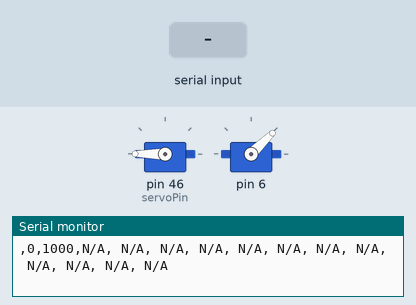
Simulated run of this sketch. Board: Arduino Mega 2560, built with avr-gcc and run on an emulated ATmega2560. Shown: 2 × servo, the last lines printed to the serial monitor. The inputs (shaded band) are chosen by the test bench. Servo pulses on a pin are drawn as a servo (544–2400 µs = 0–180°).

Above: at 4.2 s.
4.3 s: "1,90\n" received over Serial
At 5.35 s:
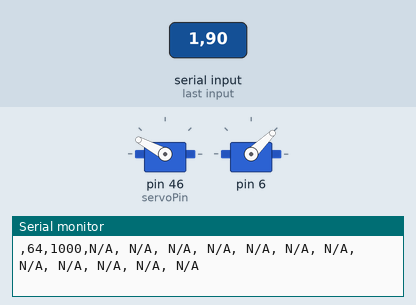
7.3 s: byte 221 (0xDD) received over Serial
At 10.35 s:
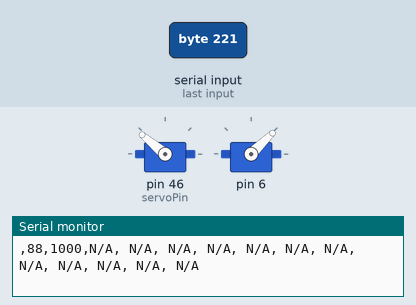
Timing chart, 0 to 16.3 s (numbered marks = the images above; inputs shaded):
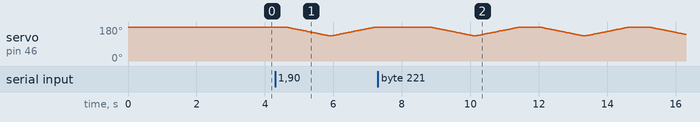

The sketch:

ThrustTest.ino
```cpp
/**
 * This program controls an EDF (Electric Ducted Fan) via an ESC and a thrust-vectoring servo.
 * It allows for user control via the Serial Monitor, provides automatic servo sweeping for testing,
 * reads/prints ESC telemetry data, and listens for external data on a hardware serial port.
 * Data is printed on a fixed interval (100ms).
 *
 * Hardware: Arduino Mega 2560
 * Servo PWM Output: Pin 46 (Timer5)
 * ESC PWM Output:   Pin 6 (Timer4)
 * ESC Telemetry Input: Serial1 (Pin 19 - RX1)
 * External Data Input: Serial2 (Pin 17 - RX2)
 */

// --- Global Variables (Allowed since it's a single-file application) ---
String labviewData = "";
// Holds the last COMPLETE data packet
String labviewDataBuffer = ""; // Builds the incoming data packet
char c;
//variable to read each byte of data from serial2 port.

// --- Servo Configuration ---
const int homePositionAngle = 0;
// The "parking" spot for the servo when motion is stopped.
const int maxSweepAngle = 80;
// This is the upper limit for the automatic sweep.
int servoPin = 46;
// PWM output pin for the servo.

// --- Servo State Variables ---
int angle = homePositionAngle;
// The servo's current angle, starting at the home position.
bool isMoving = false;
// Tracks if the servo is in automatic sweeping motion.
bool isReturning = false;
// Tracks if the servo is returning to its home position.
int direction = 1;
// Direction starts at 1 (moving up).

// --- Servo Timing Control Variables ---
unsigned long lastUpdateTime = 0;      // Stores the last time the servo was updated.
const int updateInterval = 20;         // Time between servo updates in ms (50Hz).

// --- ESC & Telemetry Configuration ---
uint16_t throttlePulse = 1000;
// Current PWM pulse width for the ESC in microseconds.
bool inPacket = false;
// Flag to track receipt of a telemetry packet.
uint8_t packet[32];                // Buffer to store incoming ESC telemetry packet data.
uint8_t index = 0;                 // Index for the telemetry packet buffer.
// --- Timing for Data Printing ---
unsigned long previousMillis = 0; // Stores the last time data was printed.
const long printInterval = 100;   // Interval at which to print data (in milliseconds).

// --- Function Prototypes ---
void setupESCPWM();
void setThrottlePulse(uint16_t pulse_us);
void setupServoTimer();
void setServoAngle(int servoAngle);
void printData();


//================================================================================
//  SETUP
//================================================================================
void setup() {
  // --- Initialize Serial Communication ---
  Serial.begin(115200);
// For user commands and telemetry output.
  Serial1.begin(115200); // For ESC telemetry input.
  Serial2.begin(9600);   // For external data.
  // --- Initialize Timers ---
  setupServoTimer(); // Configure Timer5 for Servo PWM.
  setupESCPWM();     // Configure Timer4 for ESC PWM.
  // --- Set Initial Positions ---
  setServoAngle(angle); // Command the servo to its initial home position.
  // --- Arm ESC ---
  setThrottlePulse(throttlePulse); // Send the 1000us arming signal.
  Serial.println("--- System Initialized ---");
  Serial.println("Commands:");
  Serial.println("  '1,1150' -> Start servo motion & set PWM to 1150us");
  Serial.println("  '0,1100' -> Stop servo motion & set PWM to 1100us");
  Serial.println("  '1150'   -> Set PWM to 1150us only");
  Serial.println("--------------------------");
  Serial.println("Arming ESC with 1000us signal. Waiting 3 seconds...");
  delay(3000); // This delay is acceptable as it only runs once in setup().
  Serial.println("System ready. Enter commands.");
}

//================================================================================
//  MAIN LOOP
//================================================================================
void loop() {
  // --- 1. Check for User Input ---
  if (Serial.available() > 0) {
    String input = Serial.readStringUntil('\n');
    input.trim();

    int commaIndex = input.indexOf(',');
    if (commaIndex != -1) {
      String servoCmdStr = input.substring(0, commaIndex);
      String pwmCmdStr = input.substring(commaIndex + 1);
      int servoCommand = servoCmdStr.toInt();
      int pulse = pwmCmdStr.toInt();
      if (servoCommand == 1) {
        isMoving = true;
        isReturning = false;
        // Serial.println("Servo motion: STARTED.");
      } else if (servoCommand == 0) {
        isMoving = false;
        isReturning = true;
        // Serial.print("Servo motion: STOPPING... returning to ");
        // Serial.print(homePositionAngle);
        // Serial.println(" degrees.");
      }

      if (pulse >= 1000 && pulse <= 2000) {
        throttlePulse = pulse;
        setThrottlePulse(throttlePulse);
        // Serial.print("PWM pulse set to: ");
        // Serial.print(throttlePulse);
        // Serial.println(" us");
      } else {
        Serial.println("Invalid PWM value. Must be between 1000 and 2000.");
      }
    } else {
      int pulse = input.toInt();
      if (pulse >= 1000 && pulse <= 2000) {
        throttlePulse = pulse;
        setThrottlePulse(throttlePulse);
        // Serial.print("PWM pulse set to: ");
        // Serial.print(throttlePulse);
        // Serial.println(" us");
      } else {
        Serial.println("Invalid input. Enter a value or command like '1,1100'.");
      }
    }
  }

  // --- 2. Handle Servo Motion (with timing control) ---
  if (millis() - lastUpdateTime >= updateInterval) {
    lastUpdateTime = millis(); // Reset the timer

    if (isMoving) {
      if (angle >= maxSweepAngle) {
        direction = -1; // Move down
      } else if (angle <= homePositionAngle) {
        direction = 1;  // Move up
      }
      angle = angle + direction;
      setServoAngle(angle);
    } else if (isReturning) {
      if (angle > homePositionAngle) {
        angle--;
        setServoAngle(angle);
      } else {
        isReturning = false;
        // Serial.print("Servo motion: STOPPED at ");
        // Serial.print(homePositionAngle);
        // Serial.println(" degrees.");
      }
    }
  }

  // --- 3. Process ESC Telemetry ---
  while (Serial1.available()) {
    uint8_t b = Serial1.read();
    if (!inPacket) {
      if (b == 0xDD) {
        inPacket = true;
        index = 0;
        packet[index++] = b;
      }
    } else {
      packet[index++] = b;
      if (index == 32) {
        inPacket = false;
      }
    }
  }

  // --- 4. Process LabVIEW Data ---
  while (Serial2.available() > 0) {
    c = Serial2.read();
    if (c == '\n') {
      // A complete line has been received.
      // Copy the complete line from the buffer for printing.
      labviewData = labviewDataBuffer;
      // Clear the buffer to get ready for the next line.
      labviewDataBuffer = "";
    } else {
      // Still receiving, add the character to the buffer.
      labviewDataBuffer += c;
    }
  }

  // --- 5. Print All Data Periodically ---
  unsigned long currentMillis = millis();
  if (currentMillis - previousMillis >= printInterval) {
    previousMillis = currentMillis;
    // Save the last time you printed data
    printData();
  }

}

//================================================================================
//  HELPER FUNCTIONS
//================================================================================

/**
 * Prints all sensor and state data to the Serial Monitor.
 */
void printData() {
  // Print the last received LabVIEW data.
  labviewData.trim();
  Serial.print(labviewData);
  Serial.print(",");
  // Print servo angle (always available).
  int scaledAngle = round(angle / (float)maxSweepAngle * 100.0);
  Serial.print(scaledAngle);
  Serial.print(",");
  // Print current throttle pulse (always available).
  Serial.print(throttlePulse);
  Serial.print(",");

  // Check if ESC telemetry data is valid.
  if (packet[0] == 0xDD) {
    // --- Parse and Print ESC Telemetry ---
    uint16_t voltageRaw = ((uint16_t)packet[3] << 8) |
      packet[4];
    float voltage = voltageRaw / 10.0;
    uint16_t currentRaw = ((uint16_t)packet[5] << 8) | packet[6];
    float current = currentRaw;
    uint8_t throttleIn = packet[7];
    uint16_t rpmRaw = ((uint16_t)packet[8] << 8) | packet[9];
    float rpm = (float)rpmRaw*2.5;
    uint8_t mosTemp = packet[10];
    uint8_t motorTemp = packet[11];
    uint8_t throttleOut = packet[12];
    uint16_t state = ((uint16_t)packet[13] << 8) | packet[14];
    uint16_t mahUsed = ((uint16_t)packet[15] << 8) | packet[16];
    uint8_t uartThrottle = packet[17];
    uint8_t canThrottle = packet[18];
    float becVoltage = packet[19] / 10.0;

    Serial.print(voltage);
    Serial.print(",");
    Serial.print(current);
    Serial.print(",");
    Serial.print(throttleIn);
    Serial.print(",");
    Serial.print(rpm);
    Serial.print(",");
    Serial.print(mosTemp);
    Serial.print(",");
    Serial.print(motorTemp);
    Serial.print(",");
    Serial.print(throttleOut);
    Serial.print(",");
    Serial.print(state, HEX);
    Serial.print(",");
    Serial.print(mahUsed);
    Serial.print(",");
    Serial.print(uartThrottle);
    Serial.print(",");
    Serial.print(canThrottle);
    Serial.print(",");
    Serial.println(becVoltage);
  } else {
    // Print placeholders for all ESC values if data is not available.
    Serial.println("N/A, N/A, N/A, N/A, N/A, N/A, N/A, N/A, N/A, N/A, N/A, N/A");
  }
}

/**
 * Configures Timer5 for 50Hz servo PWM on pin 46.
 */
void setupServoTimer() {
  DDRL |= (1 << PL3);
  // Set pin 46 (PL3) as an output.
  TCCR5A = 0; TCCR5B = 0; TCNT5 = 0;
  // Reset timer registers.
  ICR5 = 39999;                        // Set TOP value for 50Hz PWM.
  TCCR5A = (1 << COM5A1) |
    (1 << WGM51); // Fast PWM mode 14, non-inverting.
  TCCR5B = (1 << WGM53) | (1 << WGM52) |
    (1 << CS51); // Set prescaler to 8 and start timer.
}

/**
 * Calculates and sets the servo pulse width based on angle.
 * servoAngle The desired angle, from 0 to 270 degrees.
 */
void setServoAngle(int servoAngle) {
  // 0 degrees -> 2500µs, 270 degrees -> 500µs, due to gear coupling
  long pulse_us = map(servoAngle, 0, 270, 2500, 500);
  // Convert pulse width (µs) to timer ticks (pulse_us * 2).
  OCR5A = pulse_us * 2;
}

/**
 * Configures Timer4 for 50Hz ESC PWM on pin 6.
 */
void setupESCPWM() {
  DDRH |= (1 << PH3);
  // Set pin 6 (PH3) as an output.
  TCCR4A = 0; TCCR4B = 0; TCNT4 = 0;
  // Reset timer registers.
  ICR4 = 39999;                        // Set TOP value for 50Hz PWM.
  TCCR4A = (1 << COM4A1) |
    (1 << WGM41); // Fast PWM mode 14, non-inverting.
  TCCR4B = (1 << WGM43) | (1 << WGM42) |
    (1 << CS41); // Set prescaler to 8 and start timer.
}

/**
 * Updates the ESC throttle pulse width.
 * pulse_us The desired throttle pulse in microseconds (typically 1000-2000).
 */
void setThrottlePulse(uint16_t pulse_us) {
  OCR4A = pulse_us * 2; // Convert µs to timer ticks.
}
```
